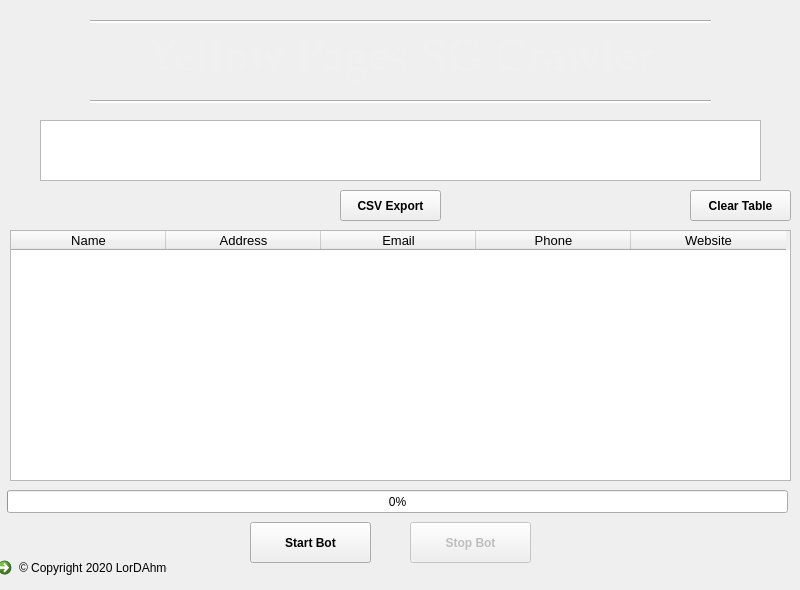
  <widget class="QWidget" name="centralwidget">
   <widget class="QLabel" name="label">
    <property name="geometry">
     <rect>
      <x>10</x>
      <y>10</y>
      <width>781</width>
      <height>101</height>
     </rect>
    </property>
    <property name="palette">
     <palette>
      <active>
       <colorrole role="WindowText">
        <brush brushstyle="SolidPattern">
         <color alpha="255">
          <red>240</red>
          <green>240</green>
          <blue>240</blue>
         </color>
        </brush>
       </colorrole>
       <colorrole role="Button">
        <brush brushstyle="SolidPattern">
         <color alpha="255">
          <red>25</red>
          <green>35</green>
          <blue>45</blue>
         </color>
        </brush>
       </colorrole>
       <colorrole role="Text">
        <brush brushstyle="SolidPattern">
         <color alpha="255">
          <red>240</red>
          <green>240</green>
          <blue>240</blue>
         </color>
        </brush>
       </colorrole>
       <colorrole role="ButtonText">
        <brush brushstyle="SolidPattern">
         <color alpha="255">
          <red>240</red>
          <green>240</green>
          <blue>240</blue>
         </color>
        </brush>
       </colorrole>
       <colorrole role="Base">
        <brush brushstyle="SolidPattern">
         <color alpha="255">
          <red>25</red>
          <green>35</green>
          <blue>45</blue>
         </color>
        </brush>
       </colorrole>
       <colorrole role="Window">
        <brush brushstyle="SolidPattern">
         <color alpha="255">
          <red>25</red>
          <green>35</green>
          <blue>45</blue>
         </color>
        </brush>
       </colorrole>
       <colorrole role="Highlight">
        <brush brushstyle="SolidPattern">
         <color alpha="255">
          <red>252</red>
          <green>215</green>
          <blue>38</blue>
         </color>
        </brush>
       </colorrole>
       <colorrole role="HighlightedText">
        <brush brushstyle="SolidPattern">
         <color alpha="255">
          <red>240</red>
          <green>240</green>
          <blue>240</blue>
         </color>
        </brush>
       </colorrole>
      </active>
      <inactive>
       <colorrole role="WindowText">
        <brush brushstyle="SolidPattern">
         <color alpha="255">
          <red>240</red>
          <green>240</green>
          <blue>240</blue>
         </color>
        </brush>
       </colorrole>
       <colorrole role="Button">
        <brush brushstyle="SolidPattern">
         <color alpha="255">
          <red>25</red>
          <green>35</green>
          <blue>45</blue>
         </color>
        </brush>
       </colorrole>
       <colorrole role="Text">
        <brush brushstyle="SolidPattern">
         <color alpha="255">
          <red>240</red>
          <green>240</green>
          <blue>240</blue>
         </color>
        </brush>
       </colorrole>
       <colorrole role="ButtonText">
        <brush brushstyle="SolidPattern">
         <color alpha="255">
          <red>240</red>
          <green>240</green>
          <blue>240</blue>
         </color>
        </brush>
       </colorrole>
       <colorrole role="Base">
        <brush brushstyle="SolidPattern">
         <color alpha="255">
          <red>25</red>
          <green>35</green>
          <blue>45</blue>
         </color>
        </brush>
       </colorrole>
       <colorrole role="Window">
        <brush brushstyle="SolidPattern">
         <color alpha="255">
          <red>25</red>
          <green>35</green>
          <blue>45</blue>
         </color>
        </brush>
       </colorrole>
       <colorrole role="Highlight">
        <brush brushstyle="SolidPattern">
         <color alpha="255">
          <red>252</red>
          <green>215</green>
          <blue>38</blue>
         </color>
        </brush>
       </colorrole>
       <colorrole role="HighlightedText">
        <brush brushstyle="SolidPattern">
         <color alpha="255">
          <red>240</red>
          <green>240</green>
          <blue>240</blue>
         </color>
        </brush>
       </colorrole>
      </inactive>
      <disabled>
       <colorrole role="WindowText">
        <brush brushstyle="SolidPattern">
         <color alpha="255">
          <red>120</red>
          <green>120</green>
          <blue>120</blue>
         </color>
        </brush>
       </colorrole>
       <colorrole role="Button">
        <brush brushstyle="SolidPattern">
         <color alpha="255">
          <red>25</red>
          <green>35</green>
          <blue>45</blue>
         </color>
        </brush>
       </colorrole>
       <colorrole role="Text">
        <brush brushstyle="SolidPattern">
         <color alpha="255">
          <red>120</red>
          <green>120</green>
          <blue>120</blue>
         </color>
        </brush>
       </colorrole>
       <colorrole role="ButtonText">
        <brush brushstyle="SolidPattern">
         <color alpha="255">
          <red>120</red>
          <green>120</green>
          <blue>120</blue>
         </color>
        </brush>
       </colorrole>
       <colorrole role="Base">
        <brush brushstyle="SolidPattern">
         <color alpha="255">
          <red>25</red>
          <green>35</green>
          <blue>45</blue>
         </color>
        </brush>
       </colorrole>
       <colorrole role="Window">
        <brush brushstyle="SolidPattern">
         <color alpha="255">
          <red>25</red>
          <green>35</green>
          <blue>45</blue>
         </color>
        </brush>
       </colorrole>
       <colorrole role="Highlight">
        <brush brushstyle="SolidPattern">
         <color alpha="255">
          <red>20</red>
          <green>80</green>
          <blue>110</blue>
         </color>
        </brush>
       </colorrole>
       <colorrole role="HighlightedText">
        <brush brushstyle="SolidPattern">
         <color alpha="255">
          <red>120</red>
          <green>120</green>
          <blue>120</blue>
         </color>
        </brush>
       </colorrole>
      </disabled>
     </palette>
    </property>
    <property name="font">
     <font>
      <family>Palatino Linotype</family>
      <pointsize>33</pointsize>
      <weight>75</weight>
      <bold>true</bold>
      <stylestrategy>PreferDefault</stylestrategy>
      <kerning>true</kerning>
     </font>
    </property>
    <property name="autoFillBackground">
     <bool>false</bool>
    </property>
    <property name="styleSheet">
     <string notr="true"/>
    </property>
    <property name="frameShape">
     <enum>QFrame::NoFrame</enum>
    </property>
    <property name="frameShadow">
     <enum>QFrame::Plain</enum>
    </property>
    <property name="lineWidth">
     <number>7</number>
    </property>
    <property name="midLineWidth">
     <number>8</number>
    </property>
    <property name="text">
     <string extracomment="Logo text">Yellow Pages SG Crawler</string>
    </property>
    <property name="alignment">
     <set>Qt::AlignCenter</set>
    </property>
   </widget>
   <widget class="Line" name="line">
    <property name="geometry">
     <rect>
      <x>90</x>
      <y>100</y>
      <width>621</width>
      <height>3</height>
     </rect>
    </property>
    <property name="maximumSize">
     <size>
      <width>16777205</width>
      <height>16777215</height>
     </size>
    </property>
    <property name="baseSize">
     <size>
      <width>0</width>
      <height>0</height>
     </size>
    </property>
    <property name="styleSheet">
     <string notr="true">background:white</string>
    </property>
    <property name="orientation">
     <enum>Qt::Horizontal</enum>
    </property>
   </widget>
   <widget class="Line" name="line_2">
    <property name="geometry">
     <rect>
      <x>90</x>
      <y>20</y>
      <width>621</width>
      <height>3</height>
     </rect>
    </property>
    <property name="maximumSize">
     <size>
      <width>16777205</width>
      <height>16777215</height>
     </size>
    </property>
    <property name="baseSize">
     <size>
      <width>0</width>
      <height>0</height>
     </size>
    </property>
    <property name="styleSheet">
     <string notr="true">background:white</string>
    </property>
    <property name="orientation">
     <enum>Qt::Horizontal</enum>
    </property>
   </widget>
   <widget class="QTextBrowser" name="textBrowser">
    <property name="geometry">
     <rect>
      <x>40</x>
      <y>120</y>
      <width>721</width>
      <height>61</height>
     </rect>
    </property>
    <property name="html">
     <string>&lt;!DOCTYPE HTML PUBLIC &quot;-//W3C//DTD HTML 4.0//EN&quot; &quot;http://www.w3.org/TR/REC-html40/strict.dtd&quot;&gt;
&lt;html&gt;&lt;head&gt;&lt;meta name=&quot;qrichtext&quot; content=&quot;1&quot; /&gt;&lt;style type=&quot;text/css&quot;&gt;
p, li { white-space: pre-wrap; }
&lt;/style&gt;&lt;/head&gt;&lt;body style=&quot; font-family:'MS Shell Dlg 2'; font-size:8.25pt; font-weight:400; font-style:normal;&quot;&gt;
&lt;p align=&quot;center&quot; style=&quot; margin-top:0px; margin-bottom:0px; margin-left:0px; margin-right:0px; -qt-block-indent:0; text-indent:0px;&quot;&gt;&lt;span style=&quot; font-size:16pt; font-weight:600; color:#ffffff; vertical-align:super;&quot;&gt;- Instructions -&lt;/span&gt;&lt;/p&gt;
&lt;p align=&quot;center&quot; style=&quot; margin-top:0px; margin-bottom:0px; margin-left:0px; margin-right:0px; -qt-block-indent:0; text-indent:0px;&quot;&gt;&lt;span style=&quot; font-size:10pt; font-weight:600; color:#ffffff;&quot;&gt;Wait for the yellow pages website to open then make your search and click &amp;quot;Start Bot&amp;quot; to scrape the data&lt;/span&gt;&lt;/p&gt;&lt;/body&gt;&lt;/html&gt;</string>
    </property>
   </widget>
   <widget class="QTableWidget" name="tableWidget">
    <property name="enabled">
     <bool>true</bool>
    </property>
    <property name="geometry">
     <rect>
      <x>10</x>
      <y>230</y>
      <width>781</width>
      <height>251</height>
     </rect>
    </property>
    <property name="sizePolicy">
     <sizepolicy hsizetype="Expanding" vsizetype="Expanding">
      <horstretch>0</horstretch>
      <verstretch>0</verstretch>
     </sizepolicy>
    </property>
    <property name="minimumSize">
     <size>
      <width>0</width>
      <height>22</height>
     </size>
    </property>
    <property name="sizeIncrement">
     <size>
      <width>0</width>
      <height>0</height>
     </size>
    </property>
    <property name="baseSize">
     <size>
      <width>0</width>
      <height>0</height>
     </size>
    </property>
    <property name="mouseTracking">
     <bool>false</bool>
    </property>
    <property name="contextMenuPolicy">
     <enum>Qt::DefaultContextMenu</enum>
    </property>
    <property name="acceptDrops">
     <bool>false</bool>
    </property>
    <property name="toolTip">
     <string>Scraped Data will show here</string>
    </property>
    <property name="styleSheet">
     <string notr="true"/>
    </property>
    <property name="frameShape">
     <enum>QFrame::StyledPanel</enum>
    </property>
    <property name="frameShadow">
     <enum>QFrame::Sunken</enum>
    </property>
    <property name="lineWidth">
     <number>0</number>
    </property>
    <property name="midLineWidth">
     <number>0</number>
    </property>
    <property name="verticalScrollBarPolicy">
     <enum>Qt::ScrollBarAsNeeded</enum>
    </property>
    <property name="sizeAdjustPolicy">
     <enum>QAbstractScrollArea::AdjustIgnored</enum>
    </property>
    <property name="editTriggers">
     <set>QAbstractItemView::NoEditTriggers</set>
    </property>
    <property name="alternatingRowColors">
     <bool>false</bool>
    </property>
    <property name="selectionMode">
     <enum>QAbstractItemView::NoSelection</enum>
    </property>
    <property name="selectionBehavior">
     <enum>QAbstractItemView::SelectItems</enum>
    </property>
    <property name="showGrid">
     <bool>true</bool>
    </property>
    <property name="gridStyle">
     <enum>Qt::SolidLine</enum>
    </property>
    <property name="sortingEnabled">
     <bool>false</bool>
    </property>
    <property name="cornerButtonEnabled">
     <bool>false</bool>
    </property>
    <property name="rowCount">
     <number>0</number>
    </property>
    <attribute name="horizontalHeaderVisible">
     <bool>true</bool>
    </attribute>
    <attribute name="horizontalHeaderCascadingSectionResizes">
     <bool>false</bool>
    </attribute>
    <attribute name="horizontalHeaderDefaultSectionSize">
     <number>155</number>
    </attribute>
    <attribute name="horizontalHeaderHighlightSections">
     <bool>false</bool>
    </attribute>
    <attribute name="horizontalHeaderMinimumSectionSize">
     <number>0</number>
    </attribute>
    <attribute name="horizontalHeaderShowSortIndicator" stdset="0">
     <bool>false</bool>
    </attribute>
    <attribute name="horizontalHeaderStretchLastSection">
     <bool>false</bool>
    </attribute>
    <attribute name="verticalHeaderVisible">
     <bool>false</bool>
    </attribute>
    <attribute name="verticalHeaderDefaultSectionSize">
     <number>25</number>
    </attribute>
    <attribute name="verticalHeaderStretchLastSection">
     <bool>false</bool>
    </attribute>
    <column>
     <property name="text">
      <string>Name</string>
     </property>
     <property name="font">
      <font>
       <pointsize>10</pointsize>
      </font>
     </property>
     <property name="icon">
      <iconset>
       <normalon>:/newPrefix/resourses/icons8-contacts-100.png</normalon>
      </iconset>
     </property>
    </column>
    <column>
     <property name="text">
      <string>Address</string>
     </property>
     <property name="font">
      <font>
       <pointsize>10</pointsize>
      </font>
     </property>
     <property name="icon">
      <iconset resource="icons resourses.qrc">
       <normaloff>:/newPrefix/resourses/icons8-marker-100.png</normaloff>:/newPrefix/resourses/icons8-marker-100.png</iconset>
     </property>
    </column>
    <column>
     <property name="text">
      <string>Email</string>
     </property>
     <property name="font">
      <font>
       <pointsize>10</pointsize>
      </font>
     </property>
     <property name="icon">
      <iconset resource="icons resourses.qrc">
       <normaloff>:/newPrefix/resourses/icons8-email-100.png</normaloff>:/newPrefix/resourses/icons8-email-100.png</iconset>
     </property>
    </column>
    <column>
     <property name="text">
      <string>Phone</string>
     </property>
     <property name="font">
      <font>
       <pointsize>10</pointsize>
      </font>
     </property>
     <property name="icon">
      <iconset resource="icons resourses.qrc">
       <normaloff>:/newPrefix/resourses/icons8-phone-100.png</normaloff>:/newPrefix/resourses/icons8-phone-100.png</iconset>
     </property>
    </column>
    <column>
     <property name="text">
      <string>Website</string>
     </property>
     <property name="font">
      <font>
       <pointsize>10</pointsize>
      </font>
     </property>
     <property name="icon">
      <iconset resource="icons resourses.qrc">
       <normaloff>:/newPrefix/resourses/icons8-internet-96.png</normaloff>:/newPrefix/resourses/icons8-internet-96.png</iconset>
     </property>
    </column>
   </widget>
   <widget class="QProgressBar" name="progressBar">
    <property name="geometry">
     <rect>
      <x>7</x>
      <y>490</y>
      <width>781</width>
      <height>23</height>
     </rect>
    </property>
    <property name="value">
     <number>0</number>
    </property>
   </widget>
   <widget class="QCommandLinkButton" name="commandLinkButton">
    <property name="geometry">
     <rect>
      <x>-10</x>
      <y>550</y>
      <width>181</width>
      <height>31</height>
     </rect>
    </property>
    <property name="font">
     <font>
      <family>Segoe UI</family>
      <weight>50</weight>
      <bold>false</bold>
     </font>
    </property>
    <property name="cursor">
     <cursorShape>PointingHandCursor</cursorShape>
    </property>
    <property name="styleSheet">
     <string notr="true"/>
    </property>
    <property name="text">
     <string>© Copyright 2020 LorDAhmeD</string>
    </property>
    <property name="icon">
     <iconset theme=";">
      <normaloff>.</normaloff>.</iconset>
    </property>
   </widget>
   <widget class="QPushButton" name="stop_btn">
    <property name="enabled">
     <bool>false</bool>
    </property>
    <property name="geometry">
     <rect>
      <x>410</x>
      <y>522</y>
      <width>121</width>
      <height>41</height>
     </rect>
    </property>
    <property name="font">
     <font>
      <weight>75</weight>
      <bold>true</bold>
     </font>
    </property>
    <property name="text">
     <string>Stop Bot</string>
    </property>
    <property name="icon">
     <iconset resource="icons resourses.qrc">
      <normaloff>:/newPrefix/resourses/icons8-stop-100.png</normaloff>:/newPrefix/resourses/icons8-stop-100.png</iconset>
    </property>
    <property name="iconSize">
     <size>
      <width>24</width>
      <height>33</height>
     </size>
    </property>
   </widget>
   <widget class="QPushButton" name="start_btn">
    <property name="geometry">
     <rect>
      <x>250</x>
      <y>522</y>
      <width>121</width>
      <height>41</height>
     </rect>
    </property>
    <property name="font">
     <font>
      <weight>75</weight>
      <bold>true</bold>
     </font>
    </property>
    <property name="text">
     <string>Start Bot</string>
    </property>
    <property name="icon">
     <iconset resource="icons resourses.qrc">
      <normaloff>:/newPrefix/resourses/icons8-play-100.png</normaloff>:/newPrefix/resourses/icons8-play-100.png</iconset>
    </property>
    <property name="iconSize">
     <size>
      <width>50</width>
      <height>25</height>
     </size>
    </property>
   </widget>
   <widget class="QPushButton" name="clear_btn">
    <property name="enabled">
     <bool>true</bool>
    </property>
    <property name="geometry">
     <rect>
      <x>690</x>
      <y>190</y>
      <width>101</width>
      <height>31</height>
     </rect>
    </property>
    <property name="font">
     <font>
      <weight>75</weight>
      <bold>true</bold>
     </font>
    </property>
    <property name="text">
     <string>Clear Table</string>
    </property>
    <property name="icon">
     <iconset resource="icons resourses.qrc">
      <normaloff>:/newPrefix/resourses/icons8-trash-100.png</normaloff>:/newPrefix/resourses/icons8-trash-100.png</iconset>
    </property>
    <property name="iconSize">
     <size>
      <width>21</width>
      <height>30</height>
     </size>
    </property>
   </widget>
   <widget class="QPushButton" name="save_btn">
    <property name="geometry">
     <rect>
      <x>340</x>
      <y>190</y>
      <width>101</width>
      <height>31</height>
     </rect>
    </property>
    <property name="font">
     <font>
      <weight>75</weight>
      <bold>true</bold>
     </font>
    </property>
    <property name="text">
     <string>CSV Export</string>
    </property>
    <property name="icon">
     <iconset resource="icons resourses.qrc">
      <normaloff>:/newPrefix/resourses/icons8-save-100.png</normaloff>:/newPrefix/resourses/icons8-save-100.png</iconset>
    </property>
    <property name="iconSize">
     <size>
      <width>50</width>
      <height>25</height>
     </size>
    </property>
   </widget>
  </widget>
